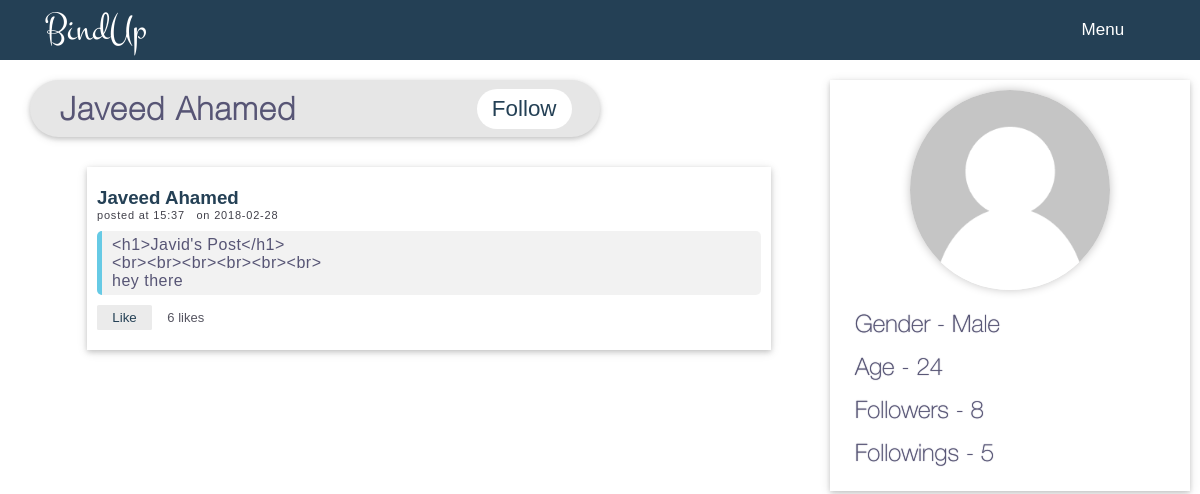
/profile.php?id=17, run on the app's committed database.
### tables this page shows
CREATE TABLE `users` (
  `id` int(11) UNSIGNED NOT NULL,
  `fname` varchar(15) NOT NULL,
  `lname` varchar(15) NOT NULL,
  `dob` date NOT NULL,
  `gender` varchar(6) NOT NULL,
  `ph_num` int(11) NOT NULL,
  `email` varchar(40) NOT NULL,
  `password` varchar(64) NOT NULL,
  `img` varchar(255) DEFAULT NULL,
  `created_at` datetime NOT NULL
);

CREATE TABLE `posts` (
  `id` int(11) UNSIGNED NOT NULL,
  `post_body` varchar(5000) NOT NULL,
  `posted_at` datetime NOT NULL,
  `user_id` int(11) NOT NULL,
  `likes` int(10) UNSIGNED NOT NULL DEFAULT '0'
);

### classes/DB.php (called while the page is built)
<?php
class DB {
   private static function connect(){
      $con = new PDO('mysql:host=127.0.0.1;dbname=bindup;charset=utf8' , 'root' , 'dvssa');
      return $con;
   }
   public static function query($query,$params=array()){
      $stmt = self::connect()->prepare($query);
      $stmt->execute($params);
      if(explode(' ',$query)[0]=='SELECT'){
         $data = $stmt->fetchAll();
         return $data;
      }
      return $stmt->rowCount();
   }
}
?>

### profile.php (the view, shortened to what this page needs)
<?php
require 'classes/DB.php';
require 'classes/Login.php';
if(isset($_GET['id'])){
	if(@$user = DB::query("SELECT * FROM users WHERE id=:id",array(':id'=>$_GET['id']))[0]){
		if(Login::isLoggedIn()['id'] == $user['id']){
			loggedin_user_profile();
		} else{
			$logged_user = Login::isLoggedIn();
			if(!DB::query("SELECT * FROM followers
				WHERE user_id=:user_id AND follower_id=:follower_id",
				array(':user_id'=>$user['id'],':follower_id'=>$logged_user['id']))){
				$follow = "Follow";
			}
			else {
				$follow = "Unfollow";
			}
		}
	}else{
		error_msg();
	}
}
$logged_user = Login::isLoggedIn();
$followers = DB::query('SELECT * FROM followers WHERE user_id=:user_id',array(':user_id'=>$user['id']));
$followings = DB::query('SELECT * FROM followers WHERE follower_id=:user_id',array(':user_id'=>$user['id']));
?>
<!DOCTYPE html>
<html lang="en">
<head>
	<link rel="stylesheet" href="css/profile.css">
	<link rel="stylesheet" href="css/helvatica.css">
	<link rel="stylesheet" href="fonts/montez.css">
	<link rel="stylesheet" href="css/font-awesome.css">
</head>
<body>
<div class="wrap">
	<div class="header">
		<header><a href="/">BindUp</a></header>
		<ul class="nav">
			<li class="menu" > Menu
			</li>
		</ul>
	</div>
	<div class="profile">
		<div class="about clearfix">
			<div class="pro-img">
				<img src="./images/<?php echo $user['img'] ?>" alt="Profile Picture">
			</div>
			<div class="pro-details">
				<div class="info">Gender - <?php echo $user['gender'] ?></div>
				<div class="info">Age - <?php echo date('Y-m-d')-$user['dob']; ?></div>
				<div class="info">Followers - <?php echo count($followers); ?></div>
				<div class="info">Followings - <?php echo count($followings); ?></div>
			</div>
		</div>
		<div class="abt-usr">
			<div class="ufn clearfix">
				<div class="ufn-bar">
				<?php
				echo $user['fname']." ".$user['lname'];
				if($logged_user['id'] != $user['id']):
					echo '<input type="button" class="flow '.$follow.'" data-uid="'.$user['id'].'" value="'.$follow.'" >';
				endif;
			?>
				</div>
			</div>
		</div>
		<div class="posts-blk">
			<div class="posts">
				<?php
				if($all_posts = DB::query("SELECT * FROM posts WHERE user_id=:user_id ORDER BY id DESC ",array(':user_id'=>$user['id']))){
					foreach($all_posts as $post){
						$date = explode(' ' , $post['posted_at']);
						$time = explode(':' , $date[1]);
						$like = DB::query("SELECT * fROM post_likes WHERE post_id=:post_id AND liker_id=:liker_id",array(':post_id'=>$post['id'],':liker_id'=>$logged_user['id'])) ? 'Liked' : 'Like' ;
						$like_class = DB::query("SELECT * fROM post_likes WHERE post_id=:post_id AND liker_id=:liker_id",array(':post_id'=>$post['id'],':liker_id'=>$logged_user['id'])) ? 'lkd' : 'lk' ;
						echo "
						<div class='post clearfix'>
							<div class='user'>
								<h3><a href='profile.php?id=".$post['user_id']."' >".$user['fname']." ".$user['lname']."</a></h3>
								<div class='time'>posted at ".$time[0].":".$time[1]."&nbsp;&nbsp; on  ".$date[0]."</div>
							</div>
							<div class='cont'><pre>".htmlspecialchars($post['post_body'])."</pre></div>
							<div class='ops'>
								<input type='button' data-pid='".$post['id']."' value='$like' class='like-btn $like_class'>
								<span class='pl'>&nbsp;&nbsp;
									<span class='lc'>".$post['likes']."</span> likes
								</span>
							</div>
						</div>
						";
					}
				} else{
					echo '<div class="post none clearfix">
								NO POSTS YET
							</div>';
				}
				?>
			</div>
		</div>
	</div>
</div>
</body>
</html>

### css/profile.css (style rules this page uses)
* { font-family:sans-serif,serif ; margin:0; padding:0; box-sizing: border-box; outline:none; }
html { height:0; }
body { width:100%; overflow-x:hidden; }
div.wrap { width: inherit;min-height:100vh;position: absolute; }
div.clearfix { box-shadow:0 2px 5px 0 rgba(0,0,0,0.16), 0 2px 10px 0 rgba(0,0,0,0.12); }
div.header { padding:10px 3.74%; height:60px; width:inherit; background:#244055; position: fixed; top:0; z-index:30; }
div.header header { font-size:40px; padding:5px 0; float:left; position: relative; top:-12px; }
div.header header > a { font-family: montez; color:white; text-decoration:none; }
div.header > ul.nav { list-style-type: none; }
div.header > ul.nav li { float:right; font-size: 17px; margin:5px 0.99%; color:white; text-decoration: none; padding:5px; border-radius:2px; transition: all 0.2s; position: relative; }
div.header > ul.nav li.menu { padding-right: 20px; }
div.header > ul.nav > li.menu , div.header > div.sub-menu , span.menu-down { z-index:997; }
.profile { margin:20px 0; padding:30px; position: relative; top:10px; }
.abt-usr { margin:10px 0; padding:10px 0; width:100%; position: relative; top:0px; z-index: 10; transition:all 0.1s; }
.abt-usr .ufn { width:50%; background:rgba(230,230,230,1); padding:10px 30px; border-radius:50px; position: relative; }
.abt-usr .ufn-bar { font-family: HelveticaNeueW01-Thin,sans-serif; font-size: 2em; font-weight: 600; letter-spacing: 1.5px; color:#575575; display: inline; }
.abt-usr .ufn .flow { transition: all .3s; padding:7px 15px; border:none; border-radius:30px; font-size: .7em; position: absolute; top:50%; right:5%; transform: translateY(-50%); cursor: pointer; }
.Follow { background:white; color:#244055; }
.about { position: fixed; right:0; top:80px; width:30%; margin:0 10px; padding:10px; }
.about img { width:200px; height:200px; border-radius:50%; position: relative; left:50%; transform: translateX(-50%); box-shadow: 0 0 10px #c6c5c5; }
.about .pro-details { font-size: 1.5em; color:#575575; }
.about .pro-details .info { font-family:HelveticaNeueW01-Thin,sans-serif; text-shadow: 0 0 1px #575575; margin:15px; }
.posts-blk { position: relative; left:5%; width:60%; float:left; }
.like-btn { padding:3px 10px; margin:10px 0; }
.post { margin:10px 0; padding:10px; background:rgba(255,255,255,0.9); }
.post .user { margin:10px 0; }
.post .user h3 a { text-decoration: none; color:#244055; }
.post .user .time { font-size: 11px; color:#41404a; letter-spacing: .8px; }
.post .cont { background:rgba(0,0,0,0.05); color:#575575; letter-spacing:.5px; padding:5px 5px 5px 10px; border-left:5px solid rgba(102, 202, 229, 1); border-radius:5px; }
.post .ops .like-btn { border:none; width:55px; padding:5px 0; border-radius:1.5px; cursor:pointer; transition:all 0.15s; }
.post .ops .lk { background:rgba(0,0,0,0.08); color:#244055; }
.post .ops .pl { color:#565561; font-size:13px; }

### data on the page
users: img (placeholder picture), gender "Male", fname "Javeed", lname "Ahamed"
posts: user.fname "Javeed", user.lname "Ahamed", posted_at "15", posted_at "37", posted_at "2018-02-28", post_body "<h1>Javid's Post</h1> <br><br><br><br><br><br> hey there", likes "6"

### other printed values
count($followers) "8"
count($followings) "5"
